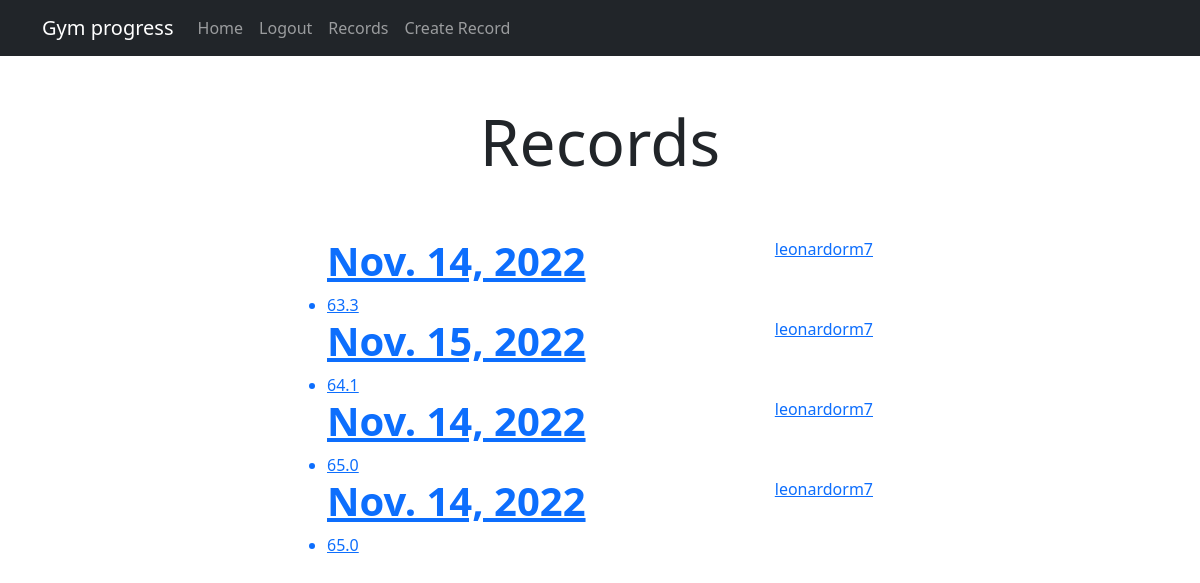
Before: /tasks/ (signed in) with the older database file.
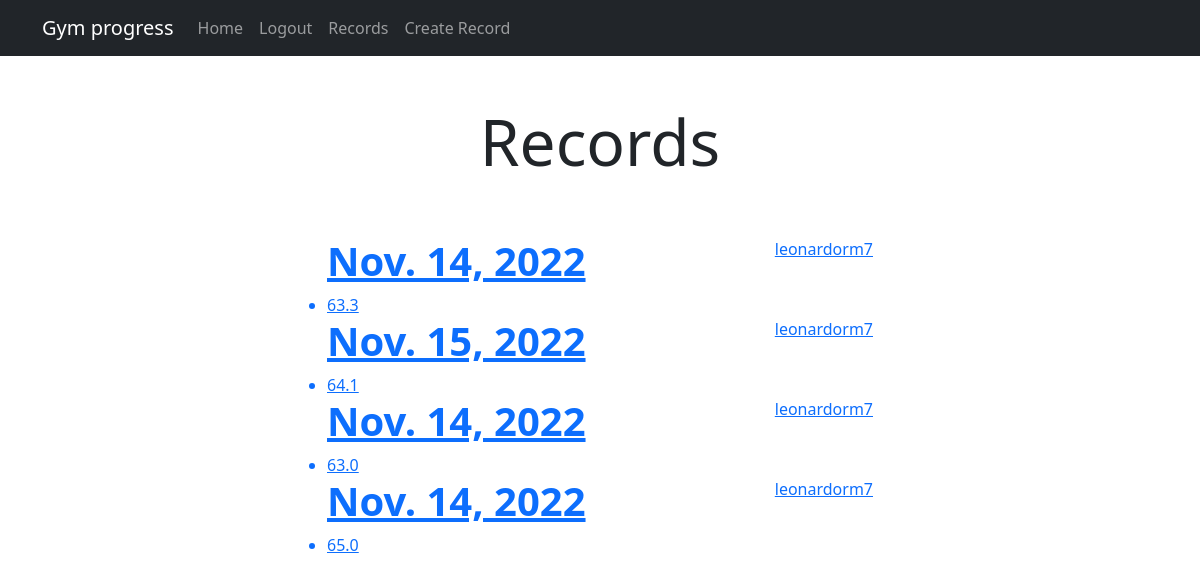
After: the same page with the newer database file.
### tasks/models.py (models this page shows, shortened)
class Record(models.Model):
    date = models.DateField(null=True, blank=True)
    weight = models.FloatField(null=True)
    calories_consumed=models.FloatField(null=True)
    average_weekly_weight=models.FloatField
    average_weekly_calories_consumed=models.FloatField
    calorie_increases=models.CharField(max_length=100)
    created=models.DateTimeField(auto_now_add=True)
    user=models.ForeignKey(User, on_delete=models.CASCADE)

### tasks/views.py (the view)
# urls.py: path('tasks/',views.tasks, name='tasks'),
@login_required
def tasks(request):
    records=Record.objects.filter(user=request.user)
    return render(request,'tasks.html',{'tasks':records})

### tasks/templates/tasks.html (shortened to what this page needs)
{% extends 'base.html' %}
{% block content %}
<main class="container">
    <div class="row">
        <div class="col-md-6 offset-3">
            <h1 class="text-center display-3 py-5">Records</h1>
            <ul class="list-group">
                {% for record in tasks %}
                <a class="list-group.item" href="{% url 'record_detail' record.id %}">
                    <header class="d-flex justify-content-between">
                        <h1 class="fw-bold">{{record.date}}</h1>
                        <p>{{record.user.username}}</p>
                    </header>
                <li>{{record.weight}}</li>
                </a>
            {% endfor %}
            </ul>
        </div>
    </div>
</main>
{% endblock %}

Changed rows visible on the page:
changed Record (number 3 of 4 on the later page): weight "65.0" → "63.0"
